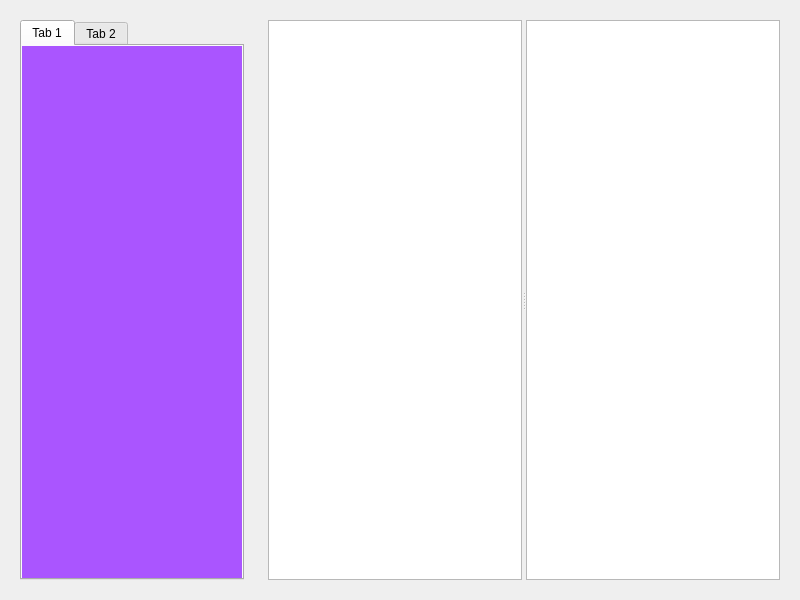
<?xml version="1.0" encoding="UTF-8"?>
<ui version="4.0">
 <class>Widget</class>
 <widget class="QWidget" name="Widget">
  <property name="geometry">
   <rect>
    <x>0</x>
    <y>0</y>
    <width>800</width>
    <height>600</height>
   </rect>
  </property>
  <property name="windowTitle">
   <string>Widget</string>
  </property>
  <layout class="QHBoxLayout" name="horizontalLayout">
   <item>
    <widget class="QWidget" name="widget" native="true">
     <property name="styleSheet">
      <string notr="true"/>
     </property>
     <layout class="QVBoxLayout" name="verticalLayout">
      <item>
       <widget class="QTabWidget" name="tabWidget">
        <property name="styleSheet">
         <string notr="true"/>
        </property>
        <property name="currentIndex">
         <number>0</number>
        </property>
        <widget class="QWidget" name="tab">
         <property name="styleSheet">
          <string notr="true">background-color: rgb(170, 85, 255);</string>
         </property>
         <attribute name="title">
          <string>Tab 1</string>
         </attribute>
        </widget>
        <widget class="QWidget" name="tab_2">
         <property name="styleSheet">
          <string notr="true">background-color: rgb(98, 255, 55);</string>
         </property>
         <attribute name="title">
          <string>Tab 2</string>
         </attribute>
        </widget>
       </widget>
      </item>
     </layout>
    </widget>
   </item>
   <item>
    <widget class="QWidget" name="widget_2" native="true">
     <layout class="QHBoxLayout" name="horizontalLayout_2">
      <item>
       <widget class="QSplitter" name="splitter">
        <property name="orientation">
         <enum>Qt::Orientation::Horizontal</enum>
        </property>
        <widget class="QPlainTextEdit" name="plainTextEdit_2"/>
        <widget class="QPlainTextEdit" name="plainTextEdit"/>
       </widget>
      </item>
     </layout>
    </widget>
   </item>
  </layout>
 </widget>
 <resources/>
 <connections/>
</ui>
